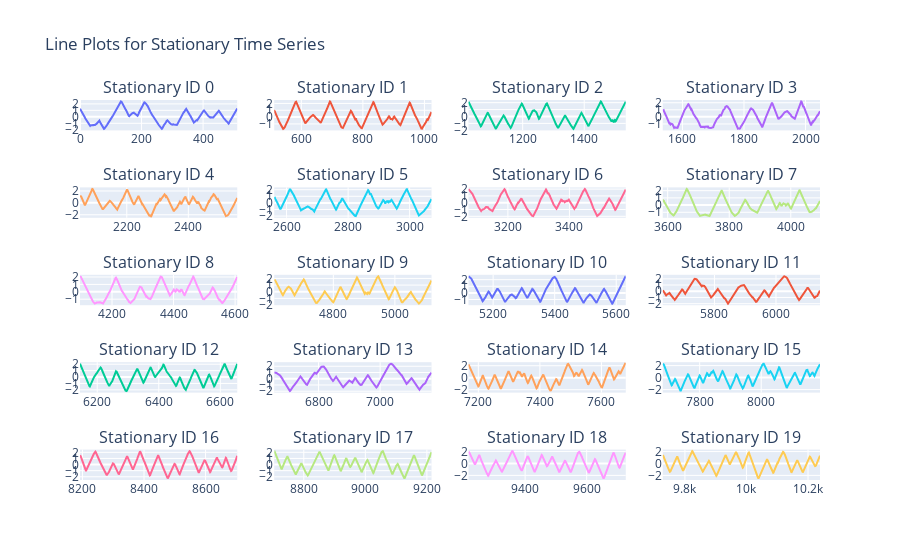

Here is the notebook cell this chart was saved with:
### Code cell
# Update subplot layout
fig.update_layout(title="Line Plots for Stationary Time Series", showlegend=False)

# Display the subplot
fig.show()

### Figure 1 — Plotly figure (JSON) as saved in the notebook; plotly's stock layout.template omitted (floating-point values rounded to 4 significant figures; data arrays with more than 128 entries replaced by an {"elided": "..."} marker saying what was removed)
{"data": [{"name": "ID 0", "type": "scatter", "x": {"elided": "512 int values"}, "xaxis": "x", "y": {"elided": "512 float values"}, "yaxis": "y"}, {"name": "ID 1", "type": "scatter", "x": {"elided": "512 int values"}, "xaxis": "x2", "y": {"elided": "512 float values"}, "yaxis": "y2"}, {"name": "ID 2", "type": "scatter", "x": {"elided": "512 int values"}, "xaxis": "x3", "y": {"elided": "512 float values"}, "yaxis": "y3"}, {"name": "ID 3", "type": "scatter", "x": {"elided": "512 int values"}, "xaxis": "x4", "y": {"elided": "512 float values"}, "yaxis": "y4"}, {"name": "ID 4", "type": "scatter", "x": {"elided": "512 int values"}, "xaxis": "x5", "y": {"elided": "512 float values"}, "yaxis": "y5"}, {"name": "ID 5", "type": "scatter", "x": {"elided": "512 int values"}, "xaxis": "x6", "y": {"elided": "512 float values"}, "yaxis": "y6"}, {"name": "ID 6", "type": "scatter", "x": {"elided": "512 int values"}, "xaxis": "x7", "y": {"elided": "512 float values"}, "yaxis": "y7"}, {"name": "ID 7", "type": "scatter", "x": {"elided": "512 int values"}, "xaxis": "x8", "y": {"elided": "512 float values"}, "yaxis": "y8"}, {"name": "ID 8", "type": "scatter", "x": {"elided": "512 int values"}, "xaxis": "x9", "y": {"elided": "512 float values"}, "yaxis": "y9"}, {"name": "ID 9", "type": "scatter", "x": {"elided": "512 int values"}, "xaxis": "x10", "y": {"elided": "512 float values"}, "yaxis": "y10"}, {"name": "ID 10", "type": "scatter", "x": {"elided": "512 int values"}, "xaxis": "x11", "y": {"elided": "512 float values"}, "yaxis": "y11"}, {"name": "ID 11", "type": "scatter", "x": {"elided": "512 int values"}, "xaxis": "x12", "y": {"elided": "512 float values"}, "yaxis": "y12"}, {"name": "ID 12", "type": "scatter", "x": {"elided": "512 int values"}, "xaxis": "x13", "y": {"elided": "512 float values"}, "yaxis": "y13"}, {"name": "ID 13", "type": "scatter", "x": {"elided": "512 int values"}, "xaxis": "x14", "y": {"elided": "512 float values"}, "yaxis": "y14"}, {"name": "ID 14", "type": "scatter", "x": {"elided": "512 int values"}, "xaxis": "x15", "y": {"elided": "512 float values"}, "yaxis": "y15"}, {"name": "ID 15", "type": "scatter", "x": {"elided": "512 int values"}, "xaxis": "x16", "y": {"elided": "512 float values"}, "yaxis": "y16"}, {"name": "ID 16", "type": "scatter", "x": {"elided": "512 int values"}, "xaxis": "x17", "y": {"elided": "512 float values"}, "yaxis": "y17"}, {"name": "ID 17", "type": "scatter", "x": {"elided": "512 int values"}, "xaxis": "x18", "y": {"elided": "512 float values"}, "yaxis": "y18"}, {"name": "ID 18", "type": "scatter", "x": {"elided": "512 int values"}, "xaxis": "x19", "y": {"elided": "512 float values"}, "yaxis": "y19"}, {"name": "ID 19", "type": "scatter", "x": {"elided": "512 int values"}, "xaxis": "x20", "y": {"elided": "512 float values"}, "yaxis": "y20"}], "layout": {"annotations": [{"font": {"size": 16}, "showarrow": false, "text": "Stationary ID 0", "x": 0.1062, "xanchor": "center", "xref": "paper", "y": 1.0, "yanchor": "bottom", "yref": "paper"}, {"font": {"size": 16}, "showarrow": false, "text": "Stationary ID 1", "x": 0.3688, "xanchor": "center", "xref": "paper", "y": 1.0, "yanchor": "bottom", "yref": "paper"}, {"font": {"size": 16}, "showarrow": false, "text": "Stationary ID 2", "x": 0.6313, "xanchor": "center", "xref": "paper", "y": 1.0, "yanchor": "bottom", "yref": "paper"}, {"font": {"size": 16}, "showarrow": false, "text": "Stationary ID 3", "x": 0.8938, "xanchor": "center", "xref": "paper", "y": 1.0, "yanchor": "bottom", "yref": "paper"}, {"font": {"size": 16}, "showarrow": false, "text": "Stationary ID 4", "x": 0.1062, "xanchor": "center", "xref": "paper", "y": 0.77, "yanchor": "bottom", "yref": "paper"}, {"font": {"size": 16}, "showarrow": false, "text": "Stationary ID 5", "x": 0.3688, "xanchor": "center", "xref": "paper", "y": 0.77, "yanchor": "bottom", "yref": "paper"}, {"font": {"size": 16}, "showarrow": false, "text": "Stationary ID 6", "x": 0.6313, "xanchor": "center", "xref": "paper", "y": 0.77, "yanchor": "bottom", "yref": "paper"}, {"font": {"size": 16}, "showarrow": false, "text": "Stationary ID 7", "x": 0.8938, "xanchor": "center", "xref": "paper", "y": 0.77, "yanchor": "bottom", "yref": "paper"}, {"font": {"size": 16}, "showarrow": false, "text": "Stationary ID 8", "x": 0.1062, "xanchor": "center", "xref": "paper", "y": 0.54, "yanchor": "bottom", "yref": "paper"}, {"font": {"size": 16}, "showarrow": false, "text": "Stationary ID 9", "x": 0.3688, "xanchor": "center", "xref": "paper", "y": 0.54, "yanchor": "bottom", "yref": "paper"}, {"font": {"size": 16}, "showarrow": false, "text": "Stationary ID 10", "x": 0.6313, "xanchor": "center", "xref": "paper", "y": 0.54, "yanchor": "bottom", "yref": "paper"}, {"font": {"size": 16}, "showarrow": false, "text": "Stationary ID 11", "x": 0.8938, "xanchor": "center", "xref": "paper", "y": 0.54, "yanchor": "bottom", "yref": "paper"}, {"font": {"size": 16}, "showarrow": false, "text": "Stationary ID 12", "x": 0.1062, "xanchor": "center", "xref": "paper", "y": 0.31, "yanchor": "bottom", "yref": "paper"}, {"font": {"size": 16}, "showarrow": false, "text": "Stationary ID 13", "x": 0.3688, "xanchor": "center", "xref": "paper", "y": 0.31, "yanchor": "bottom", "yref": "paper"}, {"font": {"size": 16}, "showarrow": false, "text": "Stationary ID 14", "x": 0.6313, "xanchor": "center", "xref": "paper", "y": 0.31, "yanchor": "bottom", "yref": "paper"}, {"font": {"size": 16}, "showarrow": false, "text": "Stationary ID 15", "x": 0.8938, "xanchor": "center", "xref": "paper", "y": 0.31, "yanchor": "bottom", "yref": "paper"}, {"font": {"size": 16}, "showarrow": false, "text": "Stationary ID 16", "x": 0.1062, "xanchor": "center", "xref": "paper", "y": 0.08, "yanchor": "bottom", "yref": "paper"}, {"font": {"size": 16}, "showarrow": false, "text": "Stationary ID 17", "x": 0.3688, "xanchor": "center", "xref": "paper", "y": 0.08, "yanchor": "bottom", "yref": "paper"}, {"font": {"size": 16}, "showarrow": false, "text": "Stationary ID 18", "x": 0.6313, "xanchor": "center", "xref": "paper", "y": 0.08, "yanchor": "bottom", "yref": "paper"}, {"font": {"size": 16}, "showarrow": false, "text": "Stationary ID 19", "x": 0.8938, "xanchor": "center", "xref": "paper", "y": 0.08, "yanchor": "bottom", "yref": "paper"}], "showlegend": false, "title": {"text": "Line Plots for Stationary Time Series"}, "xaxis": {"anchor": "y", "domain": [0, 0.2125]}, "xaxis10": {"anchor": "y10", "domain": [0.2625, 0.475]}, "xaxis11": {"anchor": "y11", "domain": [0.525, 0.7375]}, "xaxis12": {"anchor": "y12", "domain": [0.7875, 1]}, "xaxis13": {"anchor": "y13", "domain": [0, 0.2125]}, "xaxis14": {"anchor": "y14", "domain": [0.2625, 0.475]}, "xaxis15": {"anchor": "y15", "domain": [0.525, 0.7375]}, "xaxis16": {"anchor": "y16", "domain": [0.7875, 1]}, "xaxis17": {"anchor": "y17", "domain": [0, 0.2125]}, "xaxis18": {"anchor": "y18", "domain": [0.2625, 0.475]}, "xaxis19": {"anchor": "y19", "domain": [0.525, 0.7375]}, "xaxis2": {"anchor": "y2", "domain": [0.2625, 0.475]}, "xaxis20": {"anchor": "y20", "domain": [0.7875, 1]}, "xaxis3": {"anchor": "y3", "domain": [0.525, 0.7375]}, "xaxis4": {"anchor": "y4", "domain": [0.7875, 1]}, "xaxis5": {"anchor": "y5", "domain": [0, 0.2125]}, "xaxis6": {"anchor": "y6", "domain": [0.2625, 0.475]}, "xaxis7": {"anchor": "y7", "domain": [0.525, 0.7375]}, "xaxis8": {"anchor": "y8", "domain": [0.7875, 1]}, "xaxis9": {"anchor": "y9", "domain": [0, 0.2125]}, "yaxis": {"anchor": "x", "domain": [0.92, 1.0]}, "yaxis10": {"anchor": "x10", "domain": [0.46, 0.54]}, "yaxis11": {"anchor": "x11", "domain": [0.46, 0.54]}, "yaxis12": {"anchor": "x12", "domain": [0.46, 0.54]}, "yaxis13": {"anchor": "x13", "domain": [0.23, 0.31]}, "yaxis14": {"anchor": "x14", "domain": [0.23, 0.31]}, "yaxis15": {"anchor": "x15", "domain": [0.23, 0.31]}, "yaxis16": {"anchor": "x16", "domain": [0.23, 0.31]}, "yaxis17": {"anchor": "x17", "domain": [0, 0.08]}, "yaxis18": {"anchor": "x18", "domain": [0, 0.08]}, "yaxis19": {"anchor": "x19", "domain": [0, 0.08]}, "yaxis2": {"anchor": "x2", "domain": [0.92, 1.0]}, "yaxis20": {"anchor": "x20", "domain": [0, 0.08]}, "yaxis3": {"anchor": "x3", "domain": [0.92, 1.0]}, "yaxis4": {"anchor": "x4", "domain": [0.92, 1.0]}, "yaxis5": {"anchor": "x5", "domain": [0.69, 0.77]}, "yaxis6": {"anchor": "x6", "domain": [0.69, 0.77]}, "yaxis7": {"anchor": "x7", "domain": [0.69, 0.77]}, "yaxis8": {"anchor": "x8", "domain": [0.69, 0.77]}, "yaxis9": {"anchor": "x9", "domain": [0.46, 0.54]}}}
